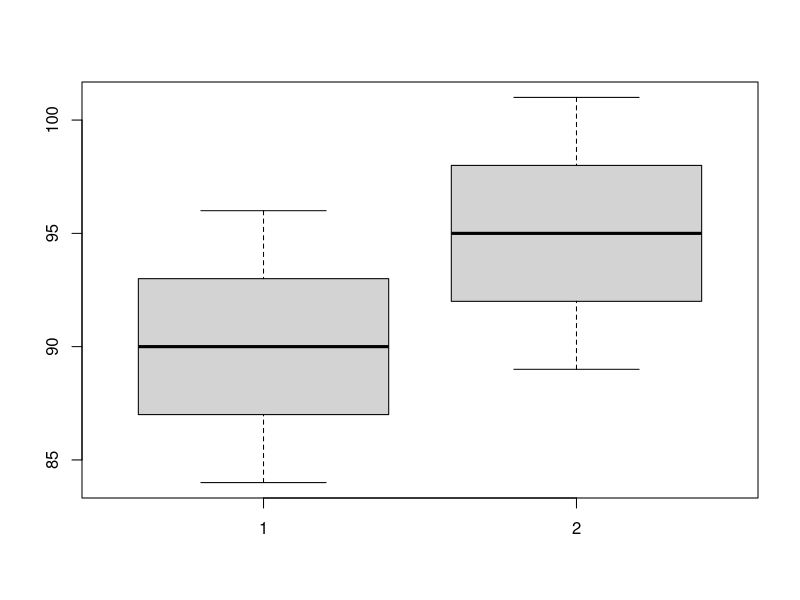

This chart was generated by the following R code:
#Zad 3 / str 81
#na wykładzie był przykład z hipnozą
#mamy dwie próby: przed i po:
przed <- c(84, 87, 87, 90, 90, 90, 90, 93, 93, 96)
po <- c(89, 92, 98, 95, 95, 92, 95, 92, 98, 101)
#próby są zależne wobec siebie bo dotyczą tych samych osób, np. dla osoby pierwszej przed było 84, a dla drugiej 89

boxplot(przed,po)
#1. Założenia
shapiro.test(przed)
shapiro.test(po)

#jeśli p-value testu shapiro-wilka jest większe niż 0,05 to nie ma podstaw do odrzucenia H0
#jeśli p-value testu shapiro-wilka jest mniejsza niż 0,05 to odrzucamy H0 i wybieramy inne testy

#nie trzeba wariancji
#var(a)
#var(b)
#var(a) > var(b)

#2. Główny test:
mean(przed)
mean(po)
t.test(przed, po, alternative = "less", paired = TRUE)
#jeśli p-value testu t-studenta jest większe niż 0,05 to nie ma podstaw do odrzucenia H0
#jeśli p-value testu t-studenta jest mniejsza niż 0,05 to odrzucamy H0